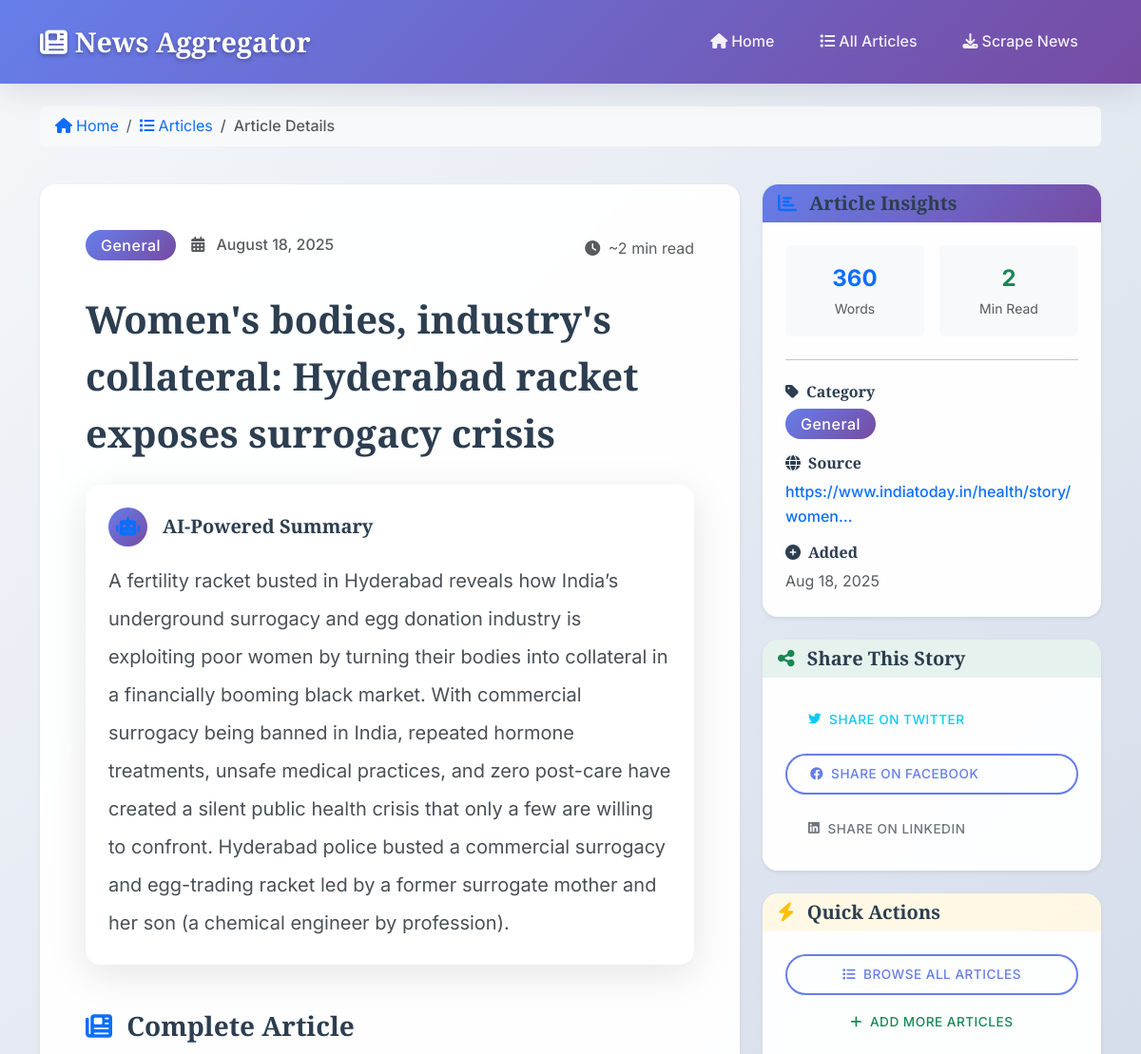
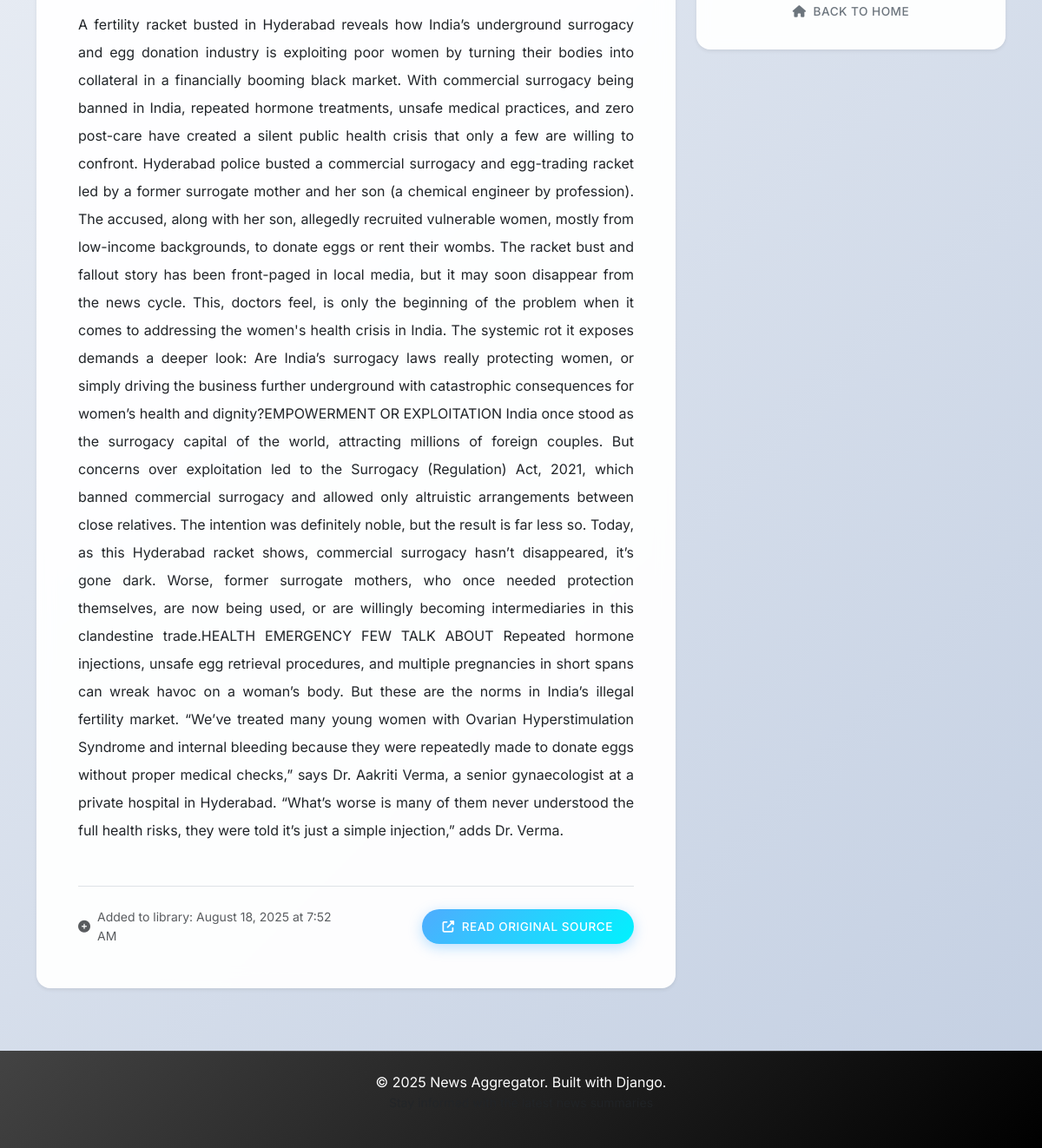
The app's page /article/27/ with its own data (2 pictures, top to bottom).
### news/models.py (models this page shows, shortened)
class Article(models.Model):
    title = models.CharField(max_length=500, blank=True, null=True)
    url = models.URLField(unique=True, max_length=1000)
    category = models.CharField(max_length=100, blank=True, null=True)
    publication_date = models.DateTimeField(blank=True, null=True)
    full_text = models.TextField()
    summary = models.TextField(blank=True, null=True)
    created_at = models.DateTimeField(default=timezone.now)
    updated_at = models.DateTimeField(auto_now=True)
    class Meta:
        ordering = ['-created_at']
        verbose_name = 'Article'
        verbose_name_plural = 'Articles'

### news/views.py (the view)
# urls.py: path('article/<int:pk>/', views.article_detail, name='article_detail'),
def article_detail(request, pk):
    article = get_object_or_404(Article, pk=pk)
    context = {
        'article': article,
    }
    return render(request, 'news/article_detail.html', context)

### news/templates/news/article_detail.html (shortened to what this page needs)
{% extends 'news/base.html' %}
{% block content %}
<div class="fade-in">
    <div class="row mb-4">
        <div class="col-12">
            <nav aria-label="breadcrumb">
                <ol class="breadcrumb bg-light rounded px-3 py-2">
                    <li class="breadcrumb-item">
                        <a href="{% url 'news:home' %}" class="text-decoration-none">
                            <i class="fas fa-home me-1"></i>Home
                        </a>
                    </li>
                    <li class="breadcrumb-item">
                        <a href="{% url 'news:article_list' %}" class="text-decoration-none">
                            <i class="fas fa-list me-1"></i>Articles
                        </a>
                    </li>
                    <li class="breadcrumb-item active fw-medium" aria-current="page">
                        Article Details
                    </li>
                </ol>
            </nav>
        </div>
    </div>
    <div class="row g-4">
        <div class="col-lg-8">
            <article class="card border-0 shadow-sm mb-4">
                <div class="card-body p-5">
                    <div class="d-flex flex-wrap justify-content-between align-items-center mb-4">
                        <div class="d-flex align-items-center gap-3 mb-2">
                            {% if article.category %}
                                <span class="badge bg-primary px-3 py-2 fs-6">{{ article.category }}</span>
                            {% else %}
                                <span class="badge bg-secondary px-3 py-2 fs-6">General</span>
                            {% endif %}
                            <span class="text-muted fw-medium">
                                <i class="fas fa-calendar-alt me-2"></i>
                                {{ article.publication_date|date:"F d, Y" }}
                            </span>
                        </div>
                        <div class="text-muted">
                            <i class="fas fa-clock me-1"></i>
                            ~{% widthratio article.full_text|wordcount 200 1 %} min read
                        </div>
                    </div>
                    <h1 class="display-6 fw-bold mb-4 lh-base">
                        {% if article.title %}
                            {{ article.title }}
                        {% else %}
                            Article Summary
                        {% endif %}
                    </h1>
                    <div class="card border-0 bg-gradient mb-5" style="background: linear-gradient(135deg, rgba(79, 172, 254, 0.1) 0%, rgba(0, 242, 254, 0.1) 100%);">
                        <div class="card-body p-4">
                            <div class="d-flex align-items-center mb-3">
                                <div class="bg-primary bg-opacity-10 rounded-circle p-2 me-3">
                                    <i class="fas fa-robot text-primary fa-lg"></i>
                                </div>
                                <h5 class="fw-bold mb-0">AI-Powered Summary</h5>
                            </div>
                            {% if article.summary %}
                                <p class="fs-5 lh-lg mb-0 text-dark-emphasis">{{ article.summary }}</p>
                            {% else %}
                                <p class="text-muted fst-italic mb-0">Summary processing in progress...</p>
                            {% endif %}
                        </div>
                    </div>
                    <div class="article-content">
                        <h3 class="fw-bold mb-4">
                            <i class="fas fa-newspaper me-2 text-primary"></i>
                            Complete Article
                        </h3>
                        <div class="fs-6 lh-lg text-justify">
                            {{ article.full_text|linebreaks }}
                        </div>
                    </div>
                    <div class="border-top pt-4 mt-5">
                        <div class="row align-items-center">
                            <div class="col-md-6">
                                <small class="text-muted d-flex align-items-center">
                                    <i class="fas fa-plus-circle me-2"></i>
                                    Added to library: {{ article.created_at|date:"F d, Y \a\t g:i A" }}
                                </small>
                            </div>
                            <div class="col-md-6 text-md-end mt-2 mt-md-0">
                                <a href="{{ article.url }}" target="_blank" class="btn btn-success btn-lg">
                                    <i class="fas fa-external-link-alt me-2"></i>Read Original Source
                                </a>
                            </div>
                        </div>
                    </div>
                </div>
            </article>
        </div>
        <div class="col-lg-4">
            <div class="card border-0 shadow-sm mb-4">
                <div class="card-header bg-primary bg-opacity-10 border-0">
                    <h5 class="fw-bold mb-0">
                        <i class="fas fa-chart-bar me-2 text-primary"></i>
                        Article Insights
                    </h5>
                </div>
                <div class="card-body p-4">
                    <div class="row g-3">
                        <div class="col-6">
                            <div class="text-center p-3 bg-light rounded">
                                <div class="fw-bold fs-4 text-primary">{{ article.full_text|wordcount }}</div>
                                <small class="text-muted">Words</small>
                            </div>
                        </div>
                        <div class="col-6">
                            <div class="text-center p-3 bg-light rounded">
                                <div class="fw-bold fs-4 text-success">{% widthratio article.full_text|wordcount 200 1 %}</div>
                                <small class="text-muted">Min Read</small>
                            </div>
                        </div>
                    </div>
                    <hr class="my-4">
                    <div class="mb-3">
                        <h6 class="fw-semibold mb-2">
                            <i class="fas fa-tag me-2"></i>Category
                        </h6>
                        <span class="badge bg-primary fs-6 px-3 py-2">
                            {{ article.category|default:"General" }}
                        </span>
                    </div>
                    <div class="mb-3">
                        <h6 class="fw-semibold mb-2">
                            <i class="fas fa-globe me-2"></i>Source
                        </h6>
                        <a href="{{ article.url }}"
                           target="_blank"
                           class="text-decoration-none fw-medium text-break">
                            {{ article.url|truncatechars:45 }}
                        </a>
                    </div>
                    <div>
                        <h6 class="fw-semibold mb-2">
                            <i class="fas fa-plus-circle me-2"></i>Added
                        </h6>
                        <span class="text-muted">{{ article.created_at|date:"M d, Y" }}</span>
                    </div>
                </div>
            </div>
            <div class="card border-0 shadow-sm mb-4">
                <div class="card-header bg-success bg-opacity-10 border-0">
                    <h5 class="fw-bold mb-0">
                        <i class="fas fa-share-alt me-2 text-success"></i>
                        Share This Story
                    </h5>
                </div>
                <div class="card-body p-4">
                    <div class="d-grid gap-3">
                        <a href="https://twitter.com/intent/tweet?text={{ article.title|urlencode }}&url={{ request.build_absolute_uri }}"
                           target="_blank"
                           class="btn btn-outline-info d-flex align-items-center">
                            <i class="fab fa-twitter me-2"></i>Share on Twitter
                        </a>
                        <a href="https://www.facebook.com/sharer/sharer.php?u={{ request.build_absolute_uri }}"
                           target="_blank"
                           class="btn btn-outline-primary d-flex align-items-center">
                            <i class="fab fa-facebook me-2"></i>Share on Facebook
                        </a>
                        <a href="https://www.linkedin.com/sharing/share-offsite/?url={{ request.build_absolute_uri }}"
                           target="_blank"
                           class="btn btn-outline-secondary d-flex align-items-center">
                            <i class="fab fa-linkedin me-2"></i>Share on LinkedIn
                        </a>
                    </div>
                </div>
            </div>
            <div class="card border-0 shadow-sm">
                <div class="card-header bg-warning bg-opacity-10 border-0">
                    <h5 class="fw-bold mb-0">
                        <i class="fas fa-bolt me-2 text-warning"></i>
                        Quick Actions
                    </h5>
                </div>
                <div class="card-body p-4">
                    <div class="d-grid gap-2">
                        <a href="{% url 'news:article_list' %}" class="btn btn-outline-primary">
                            <i class="fas fa-list me-2"></i>Browse All Articles
                        </a>
                        <a href="{% url 'news:scrape_articles' %}" class="btn btn-outline-success">
                            <i class="fas fa-plus me-2"></i>Add More Articles
                        </a>
                        <a href="{% url 'news:home' %}" class="btn btn-outline-secondary">
                            <i class="fas fa-home me-2"></i>Back to Home
                        </a>
                    </div>
                </div>
            </div>
        </div>
    </div>
</div>
{% endblock %}

### news/templates/news/base.html (style rules this page uses)
:root { --primary-gradient: linear-gradient(135deg, #667eea 0%, #764ba2 100%); --secondary-gradient: linear-gradient(135deg, #f093fb 0%, #f5576c 100%); --success-gradient: linear-gradient(135deg, #4facfe 0%, #00f2fe 100%); --dark-gradient: linear-gradient(135deg, #434343 0%, #000000 100%); --card-shadow: 0 10px 40px rgba(0,0,0,0.1); --card-shadow-hover: 0 20px 60px rgba(0,0,0,0.15); --border-radius: 16px; --primary-font: 'Inter', sans-serif; --heading-font: 'Playfair Display', serif; }
body { font-family: var(--primary-font); background: linear-gradient(135deg, #f5f7fa 0%, #c3cfe2 100%); min-height: 100vh; color: #2c3e50; line-height: 1.6; }
h1, h2, h3, h4, h5, h6 { font-family: var(--heading-font); font-weight: 600; color: #2c3e50; }
.card { border: none; border-radius: var(--border-radius); box-shadow: var(--card-shadow); overflow: hidden; transition: all 0.4s cubic-bezier(0.25, 0.8, 0.25, 1); background: rgba(255, 255, 255, 0.95); backdrop-filter: blur(10px); }
.btn { border-radius: 25px; font-weight: 500; padding: 0.6rem 1.5rem; border: none; transition: all 0.3s ease; text-transform: uppercase; letter-spacing: 0.5px; font-size: 0.85rem; }
.btn-success { background: var(--success-gradient); box-shadow: 0 4px 15px rgba(79, 172, 254, 0.4); }
.btn-outline-primary { border: 2px solid #667eea; color: #667eea; background: transparent; }
.badge { font-size: 0.75rem; padding: 0.5rem 1rem; border-radius: 20px; font-weight: 500; letter-spacing: 0.5px; }
.bg-primary { background: var(--primary-gradient) !important; }
.fade-in { animation: fadeIn 0.6s ease-out; }

### news/templates/news/article_detail.html (style rules this page uses)
.article-content { font-size: 1.1rem; line-height: 1.7; text-align: justify; }
.article-content p { margin-bottom: 1rem; }

### records on screen
Article: category "General", publication_date "August 18, 2025", full_text "2", title "Women's bodies, industry's collateral: Hyderabad racket exposes surrogacy crisis", summary "A fertility racket busted in Hyderabad reveals how India’s underground surrogacy and egg donation industry is exploiting poor women by turning their bodies into collateral in a financially booming black market. With commercial surrogacy being banned in India, repeated hormone treatments, unsafe medical practices, and zero post-care have created a silent public health crisis that only a few are willing to confront. Hyderabad police busted a commercial surrogacy and egg-trading racket led by a former surrogate mother and her son (a chemical engineer by profession).", full_text "A fertility racket busted in Hyderabad reveals how India’s underground surrogacy and egg donation industry is exploiting poor women by turning their bodies into collateral in a financially booming black market. With commercial surrogacy being banned in India, repeated hormone treatments, unsafe medical practices, and zero post-care have created a silent public health crisis that only a few are willing to confront. Hyderabad police busted a commercial surrogacy and egg-trading racket led by a former surrogate mother and her son (a chemical engineer by profession). The accused, along with her son, allegedly recruited vulnerable women, mostly from low-income backgrounds, to donate eggs or rent…", created_at "August 18, 2025 at 7:52 AM", full_text "360", url "https://www.indiatoday.in/health/story/women…", created_at "Aug 18, 2025"
